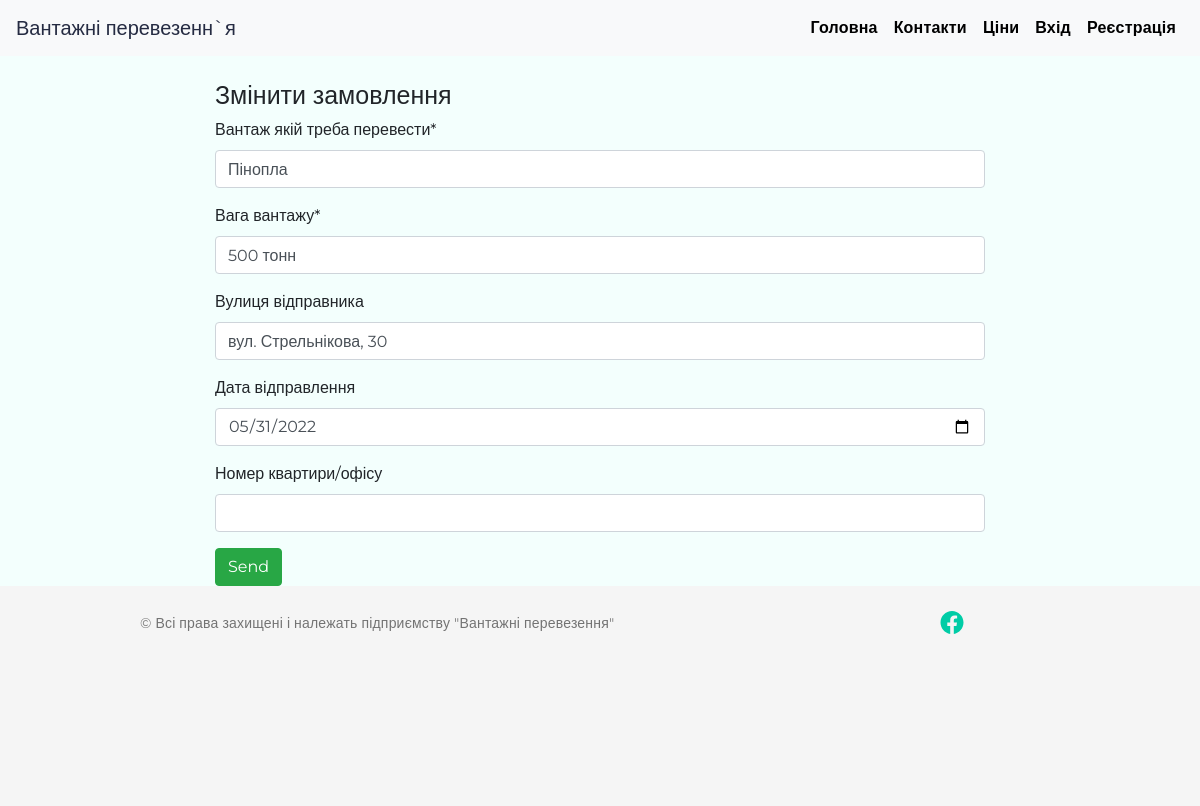
The page /orders/edit/4 on the database its author committed.
### app.py (models this page shows, shortened)
class Orders(db.Model):
    __tablename__ = "orders"
    id_orders = db.Column(db.Integer, primary_key = True)
    id_user= db.Column(db.Integer,db.ForeignKey('users.id_users'))
    cargo = db.Column(db.String(150))
    weight = db.Column(db.String(60))
    check_orders = db.Column(db.String(50),default = "В обробці")
    ts_orders = db.Column(db.DateTime,default = datetime.utcnow)
    city_sender= db.Column(db.Integer,db.ForeignKey('citys.id'))
    street_sender= db.Column(db.String(255))
    house_number = db.Column(db.Integer)
    date_senders = db.Column(db.Date)
    date_recipients = db.Column(db.Date)
    pay_method = db.Column(db.String(60))
    suma = db.Column(db.String(60),default ="__")
    user = db.relationship('Users', backref=db.backref("orders",overlaps ="citys,user",cascade="all, delete-orphan",lazy = "dynamic"),overlaps = "citys,users")
    city = db.relationship('Citys', backref=db.backref("orders", overlaps ="citys,users",cascade="all, delete-orphan",lazy = "dynamic"),overlaps = "citys,users")

### app.py (the view, shortened to what this page needs)
@app.route('/orders/edit/<int:id>',methods = ['GET', 'POST'])
def edit_order(id):
    order  = Orders.query.get_or_404(id)
    form = AddOrdersForm()
    form.city_sender.choices =  [(s.id,s.city) for s in Citys.query]
    form.cargo.data = order.cargo
    form.weight.data = order.weight
    form.street_sender.data = order.street_sender
    form.house_number.data = order.house_number
    form.date_senders.data = order.date_senders
    return render_template('edit_orders.html',form = form)

### app.py
class  AddOrdersForm(FlaskForm):
	  cargo = StringField("Вантаж якій треба перевести*",validators =[DataRequired()])
	  weight =  StringField("Вага вантажу*",validators =[DataRequired()])
	  city_sender = SelectField("Місто відправника(селище)",choices=[],validators = [DataRequired()])
	  street_sender =  StringField( "Вулиця відправника", validators = [DataRequired()],render_kw={"placeholder":"Вкажіть вулицю"}  )
	  house_number = StringField("Номер квартири/офісу")
	  date_senders = DateField("Дата відправлення",validators = [DataRequired()],format = '%Y-%m-%d')
	  pay_method = RadioField("Спосіб оплати", validators = [DataRequired()],choices=[('Карткою'),('Готівкою')])

### templates/edit_orders.html (shortened to what this page needs)
{% extends "base.html" %}
{% import 'bootstrap/wtf.html' as wtf %}
{% block body %}
       <div class="offset-2 col-8">
            <h1 class=" mt-4 ">Змінити замовлення</h1>
            <form method="post" action="">
                {{wtf.form_field(form.cargo)}}
                {{wtf.form_field(form.weight)}}
                {{wtf.form_field(form.street_sender)}}
                {{wtf.form_field(form.date_senders)}}
                {{wtf.form_field(form.house_number)}}
                <button type="submit" class="btn btn-success">Send</button>
            </form>
        </div>
        </div>
{% endblock %}

### static/style.css (style rules this page uses)
* { padding: 0; margin: 0; }
html { position: relative; min-height: 100%; }
body { background-color: #F3FFFD; font-family: 'Montserrat', sans-serif; font-size: 16px; min-height: 100%; height: 100%; margin-bottom: 100px; }
@media (max-width:1200px) { body { margin-bottom: 220px; } }
@media (max-width:1200px) { h1 { font-size: 25px; } }

### rows shown on the page
Orders: cargo "Пінопла", weight "500 тонн", street_sender "вул. Стрельнікова, 30", date_senders "05/31/2022"
